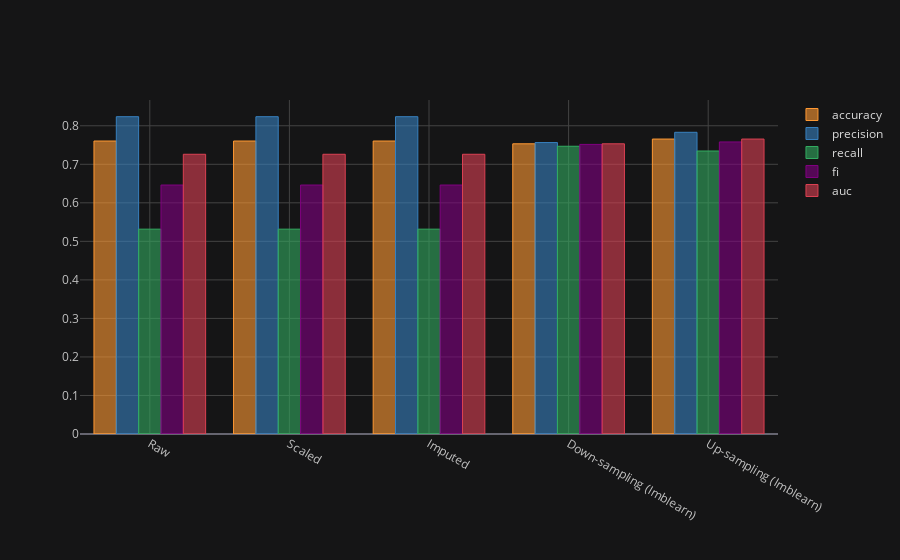

Source (notebook cell):
### Code cell
compare_df.iplot(kind='bar', width=0.9)

### Figure 1 — Plotly figure (JSON) as saved in the notebook; plotly's stock layout.template omitted (floating-point values rounded to 4 significant figures)
{"data": [{"marker": {"color": "rgba(255, 153, 51, 0.6)", "line": {"color": "rgba(255, 153, 51, 1.0)", "width": 1}}, "name": "accuracy", "orientation": "v", "text": "", "x": ["Raw", "Scaled", "Imputed", "Down-sampling (Imblearn)", "Up-sampling (Imblearn)"], "y": [0.7604, 0.7604, 0.7604, 0.7532, 0.7655], "type": "bar"}, {"marker": {"color": "rgba(55, 128, 191, 0.6)", "line": {"color": "rgba(55, 128, 191, 1.0)", "width": 1}}, "name": "precision", "orientation": "v", "text": "", "x": ["Raw", "Scaled", "Imputed", "Down-sampling (Imblearn)", "Up-sampling (Imblearn)"], "y": [0.8235, 0.8235, 0.8235, 0.7564, 0.783], "type": "bar"}, {"marker": {"color": "rgba(50, 171, 96, 0.6)", "line": {"color": "rgba(50, 171, 96, 1.0)", "width": 1}}, "name": "recall", "orientation": "v", "text": "", "x": ["Raw", "Scaled", "Imputed", "Down-sampling (Imblearn)", "Up-sampling (Imblearn)"], "y": [0.5316, 0.5316, 0.5316, 0.7468, 0.7345], "type": "bar"}, {"marker": {"color": "rgba(128, 0, 128, 0.6)", "line": {"color": "rgba(128, 0, 128, 1.0)", "width": 1}}, "name": "fi", "orientation": "v", "text": "", "x": ["Raw", "Scaled", "Imputed", "Down-sampling (Imblearn)", "Up-sampling (Imblearn)"], "y": [0.6462, 0.6462, 0.6462, 0.7516, 0.758], "type": "bar"}, {"marker": {"color": "rgba(219, 64, 82, 0.6)", "line": {"color": "rgba(219, 64, 82, 1.0)", "width": 1}}, "name": "auc", "orientation": "v", "text": "", "x": ["Raw", "Scaled", "Imputed", "Down-sampling (Imblearn)", "Up-sampling (Imblearn)"], "y": [0.726, 0.726, 0.726, 0.7532, 0.7655], "type": "bar"}], "layout": {"legend": {"bgcolor": "#151516", "font": {"color": "#D9D9D9"}}, "paper_bgcolor": "#151516", "plot_bgcolor": "#151516", "title": {"font": {"color": "#D9D9D9"}}, "xaxis": {"gridcolor": "#434343", "showgrid": true, "tickfont": {"color": "#C2C2C2"}, "title": {"font": {"color": "#D9D9D9"}, "text": ""}, "zerolinecolor": "#666570"}, "yaxis": {"gridcolor": "#434343", "showgrid": true, "tickfont": {"color": "#C2C2C2"}, "title": {"font": {"color": "#D9D9D9"}, "text": ""}, "zerolinecolor": "#666570"}}}
